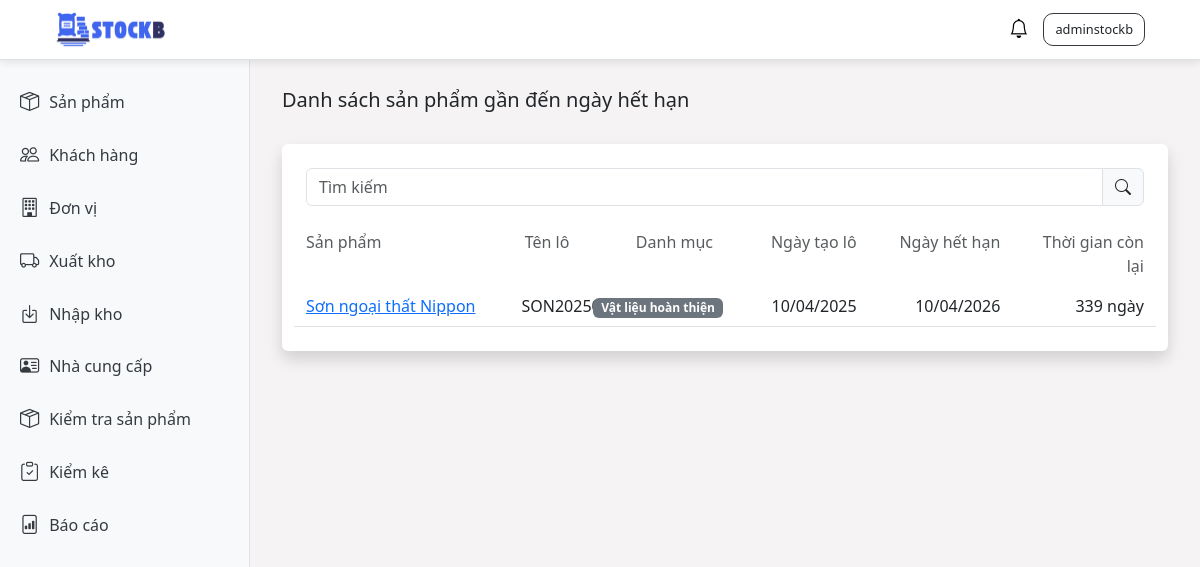
Before: /check/near-expiry (signed in) with the older database file.
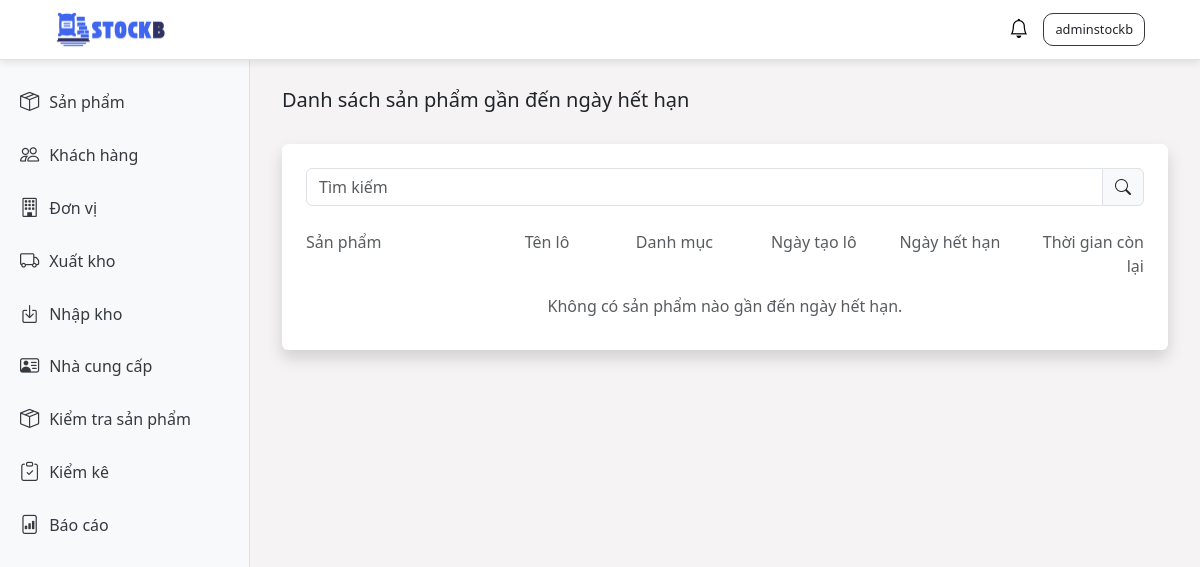
After: the same page with the newer database file.
### stockb/models.py (models this page shows, shortened)
class ProductDetail(models.Model):
    STATUS_CHOICES = [
        ('ACTIVE', 'Kích hoạt'),
        ('UNACTIVE', 'Tắt kích hoạt'),
    ]
    product = models.ForeignKey(Product, on_delete=models.CASCADE, related_name='product_details')
    stock_in_detail = models.ForeignKey(StockInDetail, on_delete=models.CASCADE, related_name='product_details')
    product_batch = models.CharField(max_length=100)
    initial_quantity = models.IntegerField()
    remaining_quantity = models.IntegerField()
    import_date = models.DateTimeField()
    status = models.CharField(
        max_length=20,
        choices=STATUS_CHOICES,
        default='ACTIVE'
    )
    expiry_date = models.DateTimeField(blank=True, null=True)
    created_at = models.DateTimeField(auto_now_add=True)
    updated_at = models.DateTimeField(auto_now=True)
    class Meta:
        unique_together = ('product', 'product_batch')

class Product(models.Model):
    product_name = models.CharField(max_length=100)
    description = models.TextField(blank=True)
    purchase_price = models.DecimalField(max_digits=10, decimal_places=0)
    selling_price = models.DecimalField(max_digits=10, decimal_places=0)
    minimum_stock = models.IntegerField(default=0)
    inspection_time = models.DateTimeField()
    category = models.ForeignKey(ProductCategory, on_delete=models.CASCADE)
    unit = models.ForeignKey(Unit, on_delete=models.CASCADE)
    supplier = models.ForeignKey(Supplier, on_delete=models.CASCADE)
    created_at = models.DateTimeField(auto_now_add=True)
    updated_at = models.DateTimeField(auto_now=True)

class ProductCategory(models.Model):
    category_name = models.CharField(max_length=100)
    description = models.TextField(
        blank=True,
        null=True
    )
    created_at = models.DateTimeField(auto_now_add=True)
    updated_at = models.DateTimeField(auto_now=True)

### stockb/views/check_views.py (the view)
# urls.py: path('check/near-expiry', check_views.near_expiry_list_view, name='near_expiry_list'),
@login_required
def near_expiry_list_view(request):
    today = timezone.now()
    end_date = today + timedelta(days=1000)
    search_query = request.GET.get('q', '')
    near_expiry_products = ProductDetail.objects.filter(
        expiry_date__range=(today, end_date),
        status = "ACTIVE"
    ).select_related('product__category', 'product__unit').order_by('expiry_date')
    if search_query:
        near_expiry_products = near_expiry_products.filter(product__product_name__icontains=search_query)
    products_with_days_left = []
    for detail in near_expiry_products:
        days_left = (detail.expiry_date - today).days
        products_with_days_left.append({
            'detail': detail,
            'days_left': max(0, days_left),
        })
    context = {
        "title": "Hàng gần đến ngày hết hạn",
        "near_expiry_products": products_with_days_left,
        "search_query": search_query,
    }
    return render(request, 'check/near_expiry_list.html', context)

### stockb/context_processors.py (called while the page is built)
def notifications(request):
    return {
        'notifications': Notification.objects.all()[:50]
    }

### stockb/templates/check/near_expiry_list.html (shortened to what this page needs)
{% extends 'base.html' %}
{% block content %}
    <div class="d-flex justify-content-between align-items-center mb-4">
        <h5>Danh sách sản phẩm gần đến ngày hết hạn</h5>
    </div>
    <div class="container bg-white p-4 rounded shadow">
        <form method="get" class="input-group mb-4">
            <input type="text" name="q" class="form-control" placeholder="Tìm kiếm" value="{{ search_query }}">
            <button type="submit" class="input-group-text"><i class="bi bi-search"></i></button>
        </form>
        <div class="row mb-2 text-muted">
            <div class="col-3">Sản phẩm</div>
            <div class="col-1 text-end">Tên lô</div>
            <div class="col-2 text-end">Danh mục</div>
            <div class="col-2 text-end">Ngày tạo lô</div>
            <div class="col-2 text-end">Ngày hết hạn</div>
            <div class="col-2 text-end">Thời gian còn lại</div>
        </div>
        {% for item in near_expiry_products %}
        <div class="row py-2 border-bottom align-items-center">
            <a href="/product/{{ item.detail.product.id }}" class="col-3">
                {{ item.detail.product.product_name }}
            </a>
            <div class="col-1 text-end">
                {{ item.detail.product_batch }}
            </div>
            <div class="col-2 text-end">
                <span class="badge bg-secondary">{{ item.detail.product.category.category_name }}</span>
            </div>
            <div class="col-2 text-end">
                <span>{{ item.detail.created_at|date:"d/m/Y" }}</span>
            </div>
            <div class="col-2 text-end">
                <span>{{ item.detail.expiry_date|date:"d/m/Y" }}</span>
            </div>
            <div class="col-2 text-end">
                <span>{{ item.days_left }} ngày</span>
            </div>
        </div>
        {% empty %}
        <div class="row py-2">
            <div class="col-12 text-center text-muted">
                Không có sản phẩm nào gần đến ngày hết hạn.
            </div>
        </div>
        {% endfor %}
    </div>
{% endblock %}

Changed rows visible on the page:
removed ProductDetail: detail.product.product_name "Sơn ngoại thất Nippon", detail.product_batch "SON20250401", detail.product.category.category_name "Vật liệu hoàn thiện", detail.created_at "10/04/2025", detail.expiry_date "10/04/2026", days_left "339"
Other visible differences:
text now shown: "Không có sản phẩm nào gần đến ngày hết hạn."
